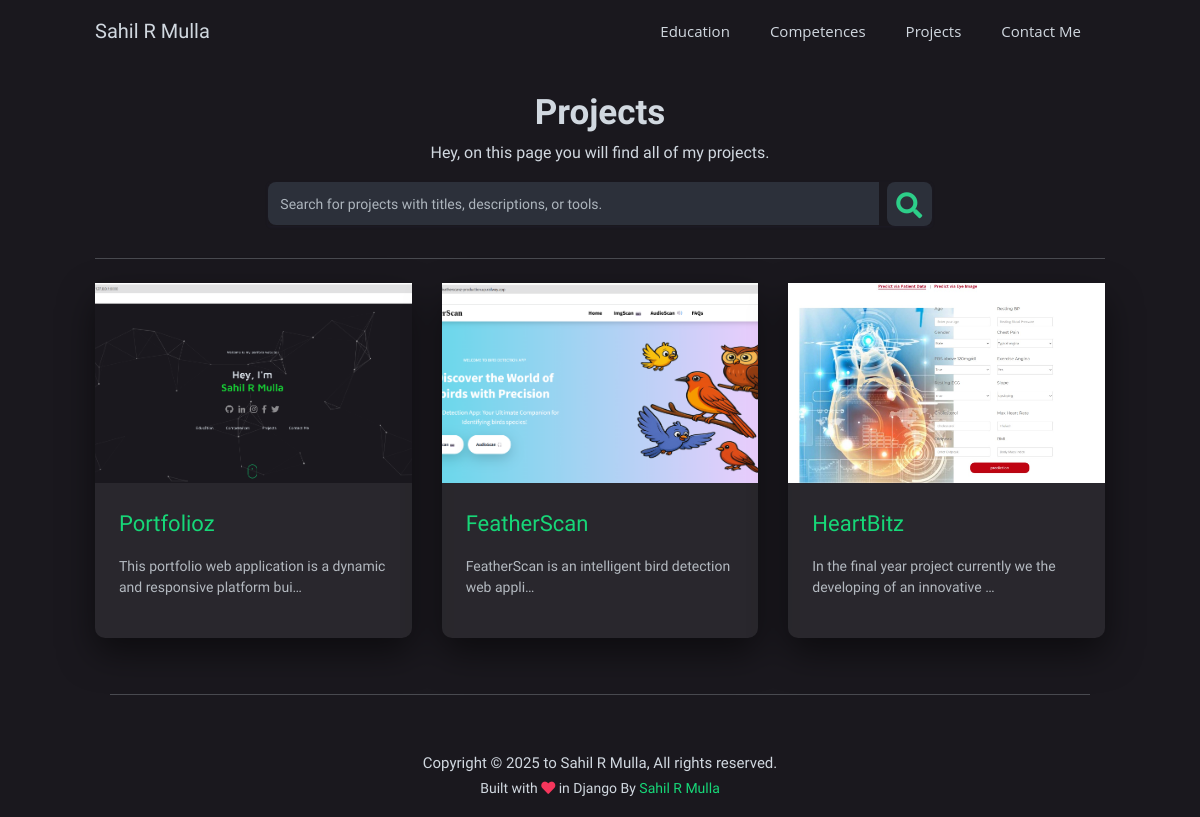
/projects/, run on the app's committed database.
### info/models.py (models this page shows, shortened)
class Project(models.Model):
    title = models.CharField(max_length=200, blank=False, null=False)
    slug = models.SlugField(max_length=200, blank=True, null=True)
    description = RichTextField(blank=False, null=False)
    image = models.ImageField(upload_to="projects/", blank=False, null=False)
    tools = models.CharField(max_length=200, blank=False, null=False)
    demo = models.URLField()
    github = models.URLField()
    show_in_slider = models.BooleanField(default=False)
    def get_project_absolute_url(self):
        return "/projects/{}".format(self.slug)

### portfolioz/views.py (the view)
# urls.py: path('projects/', projectsPage, name='projectsPage'),
def projectsPage(request):
    template_name = 'projects/projects_page.html'
    if request.method == 'GET':
        projects = Project.objects.all().order_by('-id')
        context = {
            'projects': projects
        }
        return render(request, template_name, context)

### templates/projects/projects_page.html (shortened to what this page needs)
{% extends 'base.html' %}{% load static %}{% load filter_tags %}
{% block content %}
{% include 'navbar.html' %}
    <div class="container">
        <div class="row pt-lg-4 justify-content-center">
            <div class="col-12 text-center">
                <h1 class="display-3 title m-0">Projects</h1>
                <p class="s-color">Hey, on this page you will find all of my projects.</p>
            </div>
            <div class="col-lg-8">
                <form class="search-form" id="search-form" onSubmit="return false">
                    <div class="form-group">
                        <div class="input-group input-group-alternative mb-4">
                            <input id="search-input" class="form-control search-input" name="searchText" placeholder="Search for projects with titles, descriptions, or tools." type="text" required>
                            <div class="search-btn" id="search-btn">
                                <span><i class="fa fa-search"></i></span>
                            </div>
                        </div>
                    </div>
            </div>
        </div>
        <div class="row" id="projectsContainer">
            {% for project in projects %}
                <div class="col-lg-4 mb-4 ">
                    <a href="{{project.get_project_absolute_url}}">
                        <div class="project-card mirror-face">
                                <div class="project-card-img">
                                    <img src="{{project.image.url}}">
                                </div>
                            <div class="card-body pt-0">
                                <h1 class="project-card-title">{{project.title|truncatechars:22}}</h1>
                                <p class="project-card-disc">{{project.description|truncatechars:75|safe}}</p>
                            </div>
                        </div>
                    </a>
                </div>
            {% endfor %}
        </div>
{% endblock content %}

### templates/base.html (shortened to what this page needs)
<!DOCTYPE html>{% load static %}
<html lang="en">
    <head>
        <link href="{% static 'css/nucleo-icons.css' %}" rel="stylesheet">
        <link href="https://use.fontawesome.com/releases/v5.0.6/css/all.css" rel="stylesheet">
        <link rel="stylesheet" href="https://unicons.iconscout.com/release/v3.0.6/css/line.css">
        <link type="text/css" href="{% static 'css/argon-design-system.min.css' %}" rel="stylesheet">
        <link type="text/css" href="{% static 'app.css' %}" rel="stylesheet">
        <link type="text/css" href="{% static 'animation.css' %}" rel="stylesheet">
        <link type="text/css" href="{% static 'slider.css' %}" rel="stylesheet">
    </head>
    <body>
        {% block body %}
            <div id="particles-js">
            </div>
            {% block content %}
            {% endblock content %}
            <div class="container">
                <div class="row pb-3 footer">
                    <div class="col-12 text-center">
                        <p>Copyright © {% now "Y" %} to <strong>Sahil R Mulla</strong>, All rights reserved.</p>
                        <p class="coder">Built with <i class="fa fa-heart text-danger"></i> in Django By <a href="https://github.com/SahilRM7">Sahil R Mulla</a></p>
                    </div>
                </div>
            </div>
        {% endblock body %}
    </body>
</html>

### templates/navbar.html (shortened to what this page needs)
<nav class="navbar navbar-expand-lg py-lg-1 pt-3">{% load static %}
    <div class="container nav-bar">
        <a class="name" href="/">
             Sahil R Mulla
        </a>
        <div class="collapse navbar-collapse nav-bar" id="navbar-default">
            <ul class="navbar-nav ml-lg-auto">
                <li class="nav-item">
                    <a class="nav-link" href="/#education">
                        <span class="nav-text">Education</span>
                    </a>
                </li>
                <li class="nav-item">
                    <a class="nav-link" href="/#competences">
                        <span class="nav-text">Competences</span>
                    </a>
                </li>
                <li class="nav-item">
                    <a class="nav-link" href="/#projects">
                        <span class="nav-text">Projects</span>
                    </a>
                </li>
                <li class="nav-item">
                    <a class="nav-link" href="/#contact-me">
                        <span class="nav-text">Contact Me</span>
                    </a>
                </li>
            </ul>
        </div>
    </div>
</nav>

### portfolioz/static/app.css (style rules this page uses)
:root { --color: #d1d8e0; --scolor: #17D778; --bg-color: #1A181E; --secondary: #2c303a; }
html { scroll-behavior: smooth; }
body { font-family: 'Maven Pro', sans-serif !important; scroll-behavior: smooth; background-color: var(--bg-color); }
h1 { font-size: 2.8em; margin: 24px 0; }
p { color: #fff ; }
.s-color { color: #d1d8e0; }
.name { color: var(--color); transition: all 0.5s; font-size: 20px; font-weight: 500; }
.nav-bar { background-color: #1A181E !important; }
.nav-text { color: var(--color); font-size: 15px; text-decoration: none; position: relative; padding-bottom: 5px; transition: color 0.3s ease 0s; }
.nav-text:after { bottom: -4px; content: ""; display: block; height: 2.5px; left: 0; position: absolute; background: #17D778; opacity: 0.6; transition: width 0.3s ease 0s, opacity 0.3s ease 0s; width: 0; }
.mirror-face { color: #fff; border-radius: 15px; box-shadow: 0 15px 35px rgba(0, 0, 0, 0.5); background-color: rgba(255, 255, 255, 0.068); border-width: 0.5px; border-style: solid; border-color: rgba(255, 255, 255, 0.425); }
.title { color: #d1d8e0; }
.project-card { border: none; border-bottom-left-radius: 10px; border-bottom-right-radius: 10px; transition: all .7s; padding: 0px; }
.project-card-img { display: flex; justify-content: center; align-items: center; overflow: hidden }
.project-card-img img { object-fit: cover; width: 320px; height: 200px; transition: all .5s; }
.project-card-title { color: var(--scolor); font-size: 22px; font-weight: 440; margin-bottom: 10px; }
.project-card p { color: #d1d8e0d3; font-size: 14px; line-height: 1.5; }
.search-input { background-color: var(--secondary); color: var(--color); border-radius: 8px; }
.search-btn { background-color: var(--secondary); color: #2dce89; border-radius: 8px; margin-left: 8px; width: 45px; height: auto; text-align: center; font-size: 26px; padding-top: 5px; cursor: pointer; transition: all 0.5s; }
.footer { color: var(--color); background-color: var(--bg-color); }
.footer p { margin: 0px; color: var(--color); font-size: 15px; }
.footer .coder { font-size: 14px; }
.footer a { color: var(--scolor); transition: all .5s; }

### portfolioz/static/animation.css (style rules this page uses)
#particles-js { position: fixed; background-blend-mode: multiply; background-size: cover; background-repeat: no-repeat; background-position: 50% 50%; width: 100%; height: 100%; bottom: 0; right: 0; left: 0; top: 0; }

### portfolioz/static/slider.css (style rules this page uses)
:root { --color: #d1d8e0; --color2: #d1d8e0da; --scolor: #17D778; --bg-color: #1A181E; --secondary: #2c303a; }

### data on the page
Project: image (picture), title "Portfolioz", description "This portfolio web application is a dynamic and responsive platform bui…"
Project: image (picture), title "FeatherScan", description "FeatherScan is an intelligent bird detection web appli…"
Project: image (picture), title "HeartBitz", description "In the final year project currently we the developing of an innovative …"
